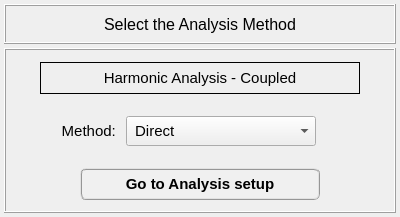
<?xml version="1.0" encoding="UTF-8"?>
<ui version="4.0">
 <class>Dialog</class>
 <widget class="QDialog" name="Dialog">
  <property name="windowModality">
   <enum>Qt::NonModal</enum>
  </property>
  <property name="geometry">
   <rect>
    <x>0</x>
    <y>0</y>
    <width>400</width>
    <height>217</height>
   </rect>
  </property>
  <property name="sizePolicy">
   <sizepolicy hsizetype="Fixed" vsizetype="Fixed">
    <horstretch>0</horstretch>
    <verstretch>0</verstretch>
   </sizepolicy>
  </property>
  <property name="minimumSize">
   <size>
    <width>400</width>
    <height>217</height>
   </size>
  </property>
  <property name="maximumSize">
   <size>
    <width>400</width>
    <height>217</height>
   </size>
  </property>
  <property name="contextMenuPolicy">
   <enum>Qt::DefaultContextMenu</enum>
  </property>
  <property name="windowTitle">
   <string>Harmonic analysis: method selection</string>
  </property>
  <property name="windowIcon">
   <iconset>
    <normaloff>../../../../../../Downloads/load - Copia.png</normaloff>../../../../../../Downloads/load - Copia.png</iconset>
  </property>
  <property name="whatsThis">
   <string/>
  </property>
  <layout class="QGridLayout" name="gridLayout">
   <property name="leftMargin">
    <number>4</number>
   </property>
   <property name="topMargin">
    <number>4</number>
   </property>
   <property name="rightMargin">
    <number>4</number>
   </property>
   <property name="bottomMargin">
    <number>4</number>
   </property>
   <property name="spacing">
    <number>4</number>
   </property>
   <item row="0" column="0">
    <widget class="QFrame" name="frame">
     <property name="minimumSize">
      <size>
       <width>0</width>
       <height>40</height>
      </size>
     </property>
     <property name="maximumSize">
      <size>
       <width>16777215</width>
       <height>40</height>
      </size>
     </property>
     <property name="font">
      <font>
       <family>Arial</family>
       <pointsize>12</pointsize>
       <weight>75</weight>
       <bold>true</bold>
      </font>
     </property>
     <property name="frameShape">
      <enum>QFrame::Box</enum>
     </property>
     <property name="frameShadow">
      <enum>QFrame::Raised</enum>
     </property>
     <property name="lineWidth">
      <number>1</number>
     </property>
     <layout class="QGridLayout" name="gridLayout_2">
      <property name="leftMargin">
       <number>2</number>
      </property>
      <property name="topMargin">
       <number>2</number>
      </property>
      <property name="rightMargin">
       <number>2</number>
      </property>
      <property name="bottomMargin">
       <number>2</number>
      </property>
      <property name="spacing">
       <number>2</number>
      </property>
      <item row="0" column="0">
       <widget class="QLabel" name="label">
        <property name="font">
         <font>
          <family>MS Shell Dlg 2</family>
          <pointsize>12</pointsize>
          <weight>50</weight>
          <italic>false</italic>
          <bold>false</bold>
         </font>
        </property>
        <property name="text">
         <string>Select the Analysis Method</string>
        </property>
        <property name="textFormat">
         <enum>Qt::AutoText</enum>
        </property>
        <property name="alignment">
         <set>Qt::AlignCenter</set>
        </property>
       </widget>
      </item>
     </layout>
    </widget>
   </item>
   <item row="1" column="0">
    <widget class="QFrame" name="frame_2">
     <property name="font">
      <font>
       <family>Arial</family>
       <pointsize>12</pointsize>
       <weight>75</weight>
       <bold>true</bold>
      </font>
     </property>
     <property name="frameShape">
      <enum>QFrame::Box</enum>
     </property>
     <property name="frameShadow">
      <enum>QFrame::Raised</enum>
     </property>
     <layout class="QGridLayout" name="gridLayout_6">
      <property name="leftMargin">
       <number>4</number>
      </property>
      <property name="topMargin">
       <number>4</number>
      </property>
      <property name="rightMargin">
       <number>4</number>
      </property>
      <property name="bottomMargin">
       <number>4</number>
      </property>
      <item row="0" column="0">
       <widget class="QFrame" name="frame_3">
        <property name="minimumSize">
         <size>
          <width>360</width>
          <height>48</height>
         </size>
        </property>
        <property name="maximumSize">
         <size>
          <width>360</width>
          <height>48</height>
         </size>
        </property>
        <property name="frameShape">
         <enum>QFrame::NoFrame</enum>
        </property>
        <property name="frameShadow">
         <enum>QFrame::Raised</enum>
        </property>
        <layout class="QGridLayout" name="gridLayout_3">
         <property name="leftMargin">
          <number>4</number>
         </property>
         <property name="topMargin">
          <number>4</number>
         </property>
         <property name="rightMargin">
          <number>4</number>
         </property>
         <property name="bottomMargin">
          <number>4</number>
         </property>
         <item row="0" column="0">
          <widget class="QLabel" name="label_title">
           <property name="minimumSize">
            <size>
             <width>320</width>
             <height>32</height>
            </size>
           </property>
           <property name="maximumSize">
            <size>
             <width>320</width>
             <height>32</height>
            </size>
           </property>
           <property name="font">
            <font>
             <family>MS Shell Dlg 2</family>
             <pointsize>11</pointsize>
             <weight>50</weight>
             <italic>false</italic>
             <bold>false</bold>
            </font>
           </property>
           <property name="frameShape">
            <enum>QFrame::Box</enum>
           </property>
           <property name="frameShadow">
            <enum>QFrame::Plain</enum>
           </property>
           <property name="text">
            <string>Harmonic Analysis - Coupled</string>
           </property>
           <property name="textFormat">
            <enum>Qt::AutoText</enum>
           </property>
           <property name="alignment">
            <set>Qt::AlignCenter</set>
           </property>
          </widget>
         </item>
        </layout>
       </widget>
      </item>
      <item row="1" column="0">
       <widget class="QFrame" name="frame_4">
        <property name="minimumSize">
         <size>
          <width>360</width>
          <height>48</height>
         </size>
        </property>
        <property name="maximumSize">
         <size>
          <width>360</width>
          <height>48</height>
         </size>
        </property>
        <property name="frameShape">
         <enum>QFrame::NoFrame</enum>
        </property>
        <property name="frameShadow">
         <enum>QFrame::Raised</enum>
        </property>
        <layout class="QGridLayout" name="gridLayout_5">
         <property name="leftMargin">
          <number>0</number>
         </property>
         <property name="topMargin">
          <number>0</number>
         </property>
         <property name="rightMargin">
          <number>0</number>
         </property>
         <property name="bottomMargin">
          <number>0</number>
         </property>
         <item row="0" column="0">
          <widget class="QLabel" name="label_2">
           <property name="minimumSize">
            <size>
             <width>100</width>
             <height>0</height>
            </size>
           </property>
           <property name="maximumSize">
            <size>
             <width>100</width>
             <height>16777215</height>
            </size>
           </property>
           <property name="font">
            <font>
             <family>MS Shell Dlg 2</family>
             <pointsize>11</pointsize>
             <weight>50</weight>
             <bold>false</bold>
            </font>
           </property>
           <property name="text">
            <string>Method: </string>
           </property>
           <property name="alignment">
            <set>Qt::AlignRight|Qt::AlignTrailing|Qt::AlignVCenter</set>
           </property>
          </widget>
         </item>
         <item row="0" column="1">
          <widget class="QComboBox" name="comboBox">
           <property name="minimumSize">
            <size>
             <width>190</width>
             <height>30</height>
            </size>
           </property>
           <property name="maximumSize">
            <size>
             <width>190</width>
             <height>30</height>
            </size>
           </property>
           <property name="font">
            <font>
             <family>MS Shell Dlg 2</family>
             <pointsize>11</pointsize>
             <weight>50</weight>
             <italic>false</italic>
             <bold>false</bold>
            </font>
           </property>
           <property name="toolTip">
            <string>&lt;html&gt;&lt;head/&gt;&lt;body&gt;&lt;p align=&quot;center&quot;&gt;&lt;br/&gt;&lt;/p&gt;&lt;/body&gt;&lt;/html&gt;</string>
           </property>
           <property name="insertPolicy">
            <enum>QComboBox::NoInsert</enum>
           </property>
           <item>
            <property name="text">
             <string> Direct</string>
            </property>
           </item>
           <item>
            <property name="text">
             <string>Mode Superposition</string>
            </property>
           </item>
          </widget>
         </item>
         <item row="0" column="2">
          <widget class="QFrame" name="frame_6">
           <property name="frameShape">
            <enum>QFrame::NoFrame</enum>
           </property>
           <property name="frameShadow">
            <enum>QFrame::Raised</enum>
           </property>
          </widget>
         </item>
        </layout>
       </widget>
      </item>
      <item row="2" column="0">
       <widget class="QFrame" name="frame_5">
        <property name="minimumSize">
         <size>
          <width>360</width>
          <height>48</height>
         </size>
        </property>
        <property name="maximumSize">
         <size>
          <width>360</width>
          <height>48</height>
         </size>
        </property>
        <property name="frameShape">
         <enum>QFrame::NoFrame</enum>
        </property>
        <property name="frameShadow">
         <enum>QFrame::Raised</enum>
        </property>
        <layout class="QGridLayout" name="gridLayout_4">
         <property name="leftMargin">
          <number>0</number>
         </property>
         <property name="topMargin">
          <number>0</number>
         </property>
         <property name="rightMargin">
          <number>0</number>
         </property>
         <property name="bottomMargin">
          <number>0</number>
         </property>
         <property name="spacing">
          <number>0</number>
         </property>
         <item row="0" column="0">
          <widget class="QPushButton" name="pushButton_2">
           <property name="minimumSize">
            <size>
             <width>240</width>
             <height>32</height>
            </size>
           </property>
           <property name="maximumSize">
            <size>
             <width>240</width>
             <height>32</height>
            </size>
           </property>
           <property name="font">
            <font>
             <family>MS Shell Dlg 2</family>
             <pointsize>11</pointsize>
             <weight>75</weight>
             <italic>false</italic>
             <bold>true</bold>
            </font>
           </property>
           <property name="styleSheet">
            <string notr="true">QPushButton{border-radius: 6px; border-color: rgb(150, 150, 150); border-style: ridge; border-width: 2px; color: rgb(0, 0, 0); background-color: rgb(240, 240, 240); font: 75 bold 11pt &quot;MS Shell Dlg 2&quot;}
QPushButton:hover{border-radius: 6px; border-color: rgb(0, 170, 255); border-style: ridge; border-width: 2px; color: rgb(0, 0, 0); background-color: rgba(174, 213, 255, 100); font: 75 bold 11pt &quot;MS Shell Dlg 2&quot;}
QPushButton:pressed{border-radius: 6px; border-color: rgb(0, 170, 255); border-style: ridge; border-width: 3px; color: rgb(0, 0, 0); background-color: rgb(174, 213, 255); font: 75 bold 11pt &quot;MS Shell Dlg 2&quot;}</string>
           </property>
           <property name="text">
            <string>Go to Analysis setup</string>
           </property>
          </widget>
         </item>
        </layout>
       </widget>
      </item>
     </layout>
    </widget>
   </item>
  </layout>
 </widget>
 <resources/>
 <connections/>
</ui>
